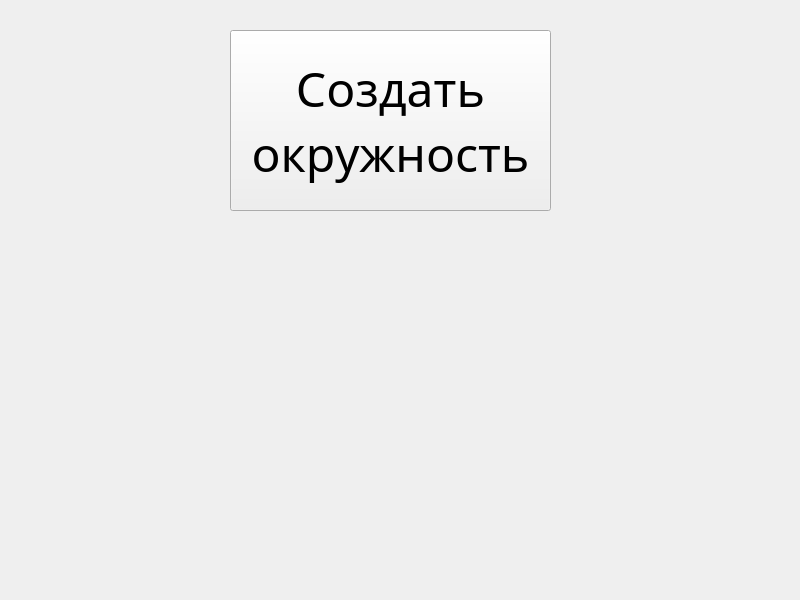
<?xml version="1.0" encoding="UTF-8"?>
<ui version="4.0">
 <class>MainWindow</class>
 <widget class="QMainWindow" name="MainWindow">
  <property name="geometry">
   <rect>
    <x>0</x>
    <y>0</y>
    <width>800</width>
    <height>600</height>
   </rect>
  </property>
  <property name="windowTitle">
   <string>MainWindow</string>
  </property>
  <widget class="QWidget" name="centralwidget">
   <widget class="QPushButton" name="pushButton">
    <property name="geometry">
     <rect>
      <x>230</x>
      <y>30</y>
      <width>321</width>
      <height>181</height>
     </rect>
    </property>
    <property name="font">
     <font>
      <family>Rockwell</family>
      <pointsize>36</pointsize>
     </font>
    </property>
    <property name="text">
     <string>Создать 
окружность</string>
    </property>
   </widget>
  </widget>
 </widget>
 <resources/>
 <connections/>
</ui>
